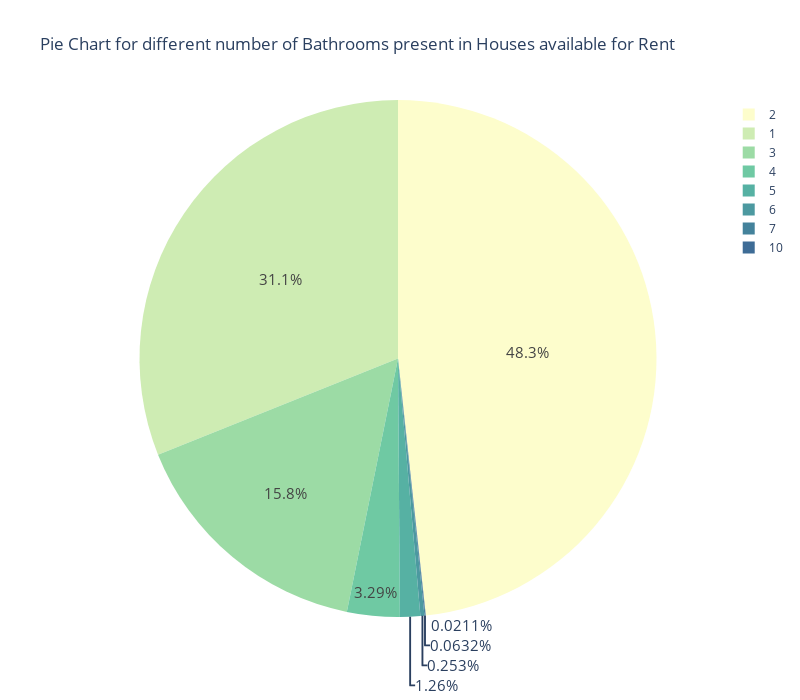

Here is the notebook cell this chart was saved with:
### Code cell
sns.set_style('whitegrid')
fig,axes = plt.subplots(figsize=(12,8))
colors = ['#87ace8','#e3784d', '#6ecc64','#b644e3','#eb7c87', '#EAE509','#fab1f3','#86f7d7']

ax = sns.countplot(x='Bathroom',data=rent_data, palette=['#e3784d','#87ace8', '#6ecc64','#b644e3','#eb7c87','#fab1f3','#86f7d7','#EAE509'])
for container in ax.containers:
    ax.bar_label(container)
plt.title('Frequency of different number of Bathrooms present in Houses available for Rent',fontsize=15)
plt.show()

fig = px.pie(rent_data, names='Bathroom', height=700, width= 800, color_discrete_sequence=px.colors.sequential.deep, title='Pie Chart for different number of Bathrooms present in Houses available for Rent')
fig.update_traces(textfont_size=15)
fig.show()

### Figure 1 — Plotly figure (JSON) as saved in the notebook; plotly's stock layout.template omitted (floating-point values rounded to 4 significant figures; data arrays with more than 128 entries replaced by an {"elided": "..."} marker saying what was removed)
{"data": [{"domain": {"x": [0, 1], "y": [0, 1]}, "hovertemplate": "Bathroom=%{label}<extra></extra>", "labels": {"elided": "4745 int values"}, "legendgroup": "", "name": "", "showlegend": true, "textfont": {"size": 15}, "type": "pie"}], "layout": {"height": 700, "legend": {"tracegroupgap": 0}, "piecolorway": ["rgb(253, 253, 204)", "rgb(206, 236, 179)", "rgb(156, 219, 165)", "rgb(111, 201, 163)", "rgb(86, 177, 163)", "rgb(76, 153, 160)", "rgb(68, 130, 155)", "rgb(62, 108, 150)", "rgb(62, 82, 143)", "rgb(64, 60, 115)", "rgb(54, 43, 77)", "rgb(39, 26, 44)"], "title": {"text": "Pie Chart for different number of Bathrooms present in Houses available for Rent"}, "width": 800}}
